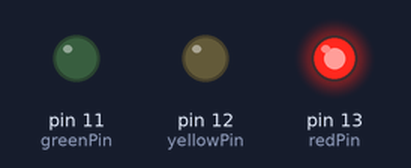
Bench run of a sketch on a simulated Arduino Uno, built with avr-gcc and run on an emulated ATmega328P. Parts: output pins drawn as LEDs (lit = HIGH).

Above: at 1.5 s.
At 4.5 s:
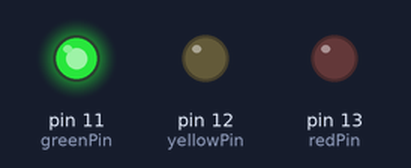
At 6.5 s:
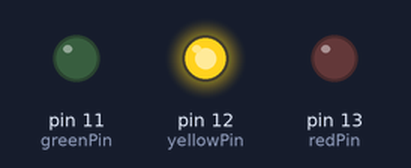
Timing chart, 0 to 9.1 s (numbered marks = the images above):
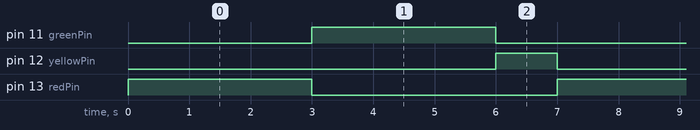

Measured:
- by itself, pin 11 (greenPin), pin 13 (redPin): alternates HIGH for 3.0 s and LOW for 4.0 s
- by itself, pin 12 (yellowPin): alternates HIGH for 1.0 s and LOW for 6.0 s
- by itself, everything shown: repeats every 7.0 s, in 4 steps

The sketch:

sketch_mar24TrafficLight.ino
```cpp
// Traffic Light - Basic Arduino Sketch

int redPin   = 13;
int yellowPin = 12;
int greenPin  = 11;

void setup() {
  pinMode(redPin,    OUTPUT);
  pinMode(yellowPin, OUTPUT);
  pinMode(greenPin,  OUTPUT);
}

void loop() {
  // RED — stop
  digitalWrite(redPin, HIGH);
  delay(3000);             // 3 seconds
  digitalWrite(redPin, LOW);

  // GREEN — go
  digitalWrite(greenPin, HIGH);
  delay(3000);
  digitalWrite(greenPin, LOW);

  // YELLOW — caution
  digitalWrite(yellowPin, HIGH);
  delay(1000);             // 1 second
  digitalWrite(yellowPin, LOW);
}
```
